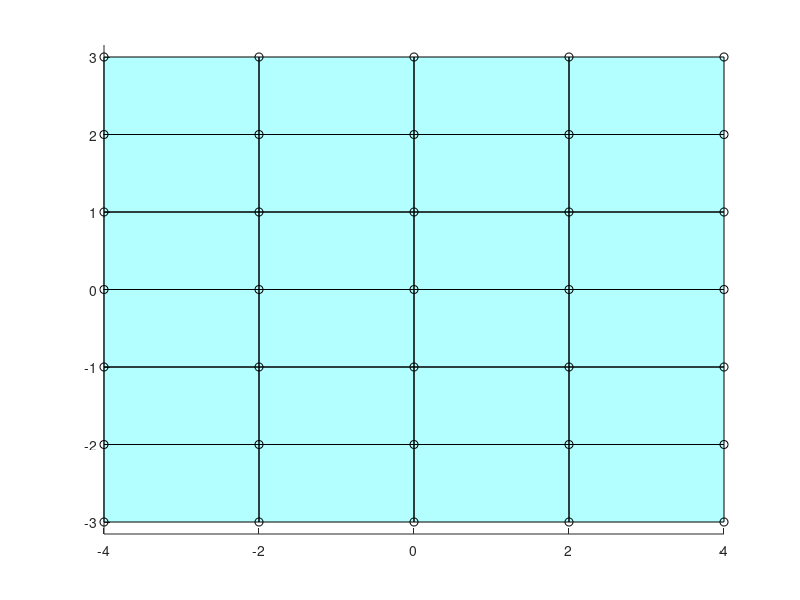

Reproduce this figure in MATLAB. (Note: this script raises an error after producing the figure.)
#Ejer_parcial
clc;
clear all;
model.nnodes=0;
#Armado de la malla
#Armado del rectangulo inferior                    % nodos por lado
xnode_x = -4:2:4;
xnode_y = -3:1:3;

[X,Y] = meshgrid(xnode_x,xnode_y);
X = X';
Y = Y';
xnode= [X(:), Y(:)] ;       % vector nodal

% --- generar icone ---
nelem = (length(xnode_x)-1)*(length(xnode_y)-1);          % cantidad de cuadrados
icone_inf = zeros(nelem,4);
k = 1;
for j = 1:(length(xnode_y)-1)               % filas (en y)
    for i = 1:(length(xnode_x)-1)           % columnas (en x)
        n1 = (j-1)*length(xnode_x) + i;     % nodo abajo-izq
        n2 = n1 + 1;          % nodo abajo-der
        n3 = n2 + length(xnode_x);          % nodo arriba-der
        n4 = n1 + length(xnode_x);          % nodo arriba-izq
        icone (k,:) = [n1 n2 n3 n4];
        k = k + 1;
    end
end

model.nnodes=size(xnode,1);
figure; hold on; axis equal;
patch('Faces',icone,'Vertices',xnode,'FaceColor','cyan','FaceAlpha',0.3);
plot(xnode(:,1), xnode(:,2), 'ko');  # nodos
indice_0=-1;
#Constantes del modelo :
model.k=3*ones(model.nnodes,1);
model.c=0*ones(model.nnodes,1);
model.PHI_n=zeros(model.nnodes,1);
for j = 1:model.nnodes
      model.G(j)= (100*xnode(j,1));
endfor
#Condiciones de borde
DIR=[];
ROB=[];
NEU=[];
for i=1:(model.nnodes)
  #Bordes faciles
  if(xnode(i,2)==-4)#Borde inferior
    NEU=[NEU;i 0 1];
  endif
  if(xnode(i,1)==3)#Borde Derecho
    ROB=[ROB;i 2 10 2];
  endif
  #Borde derecho
  if(xnode(i,2)==4)#Borde superior
    NEU=[NEU;i 0 3];
  endif
  #Borde superior
  if(xnode(i,1)==-4)
    DIR=[DIR;i 20];
  endif
  if(xnode(i,1)==0 && xnode(i,2)==0)
    indice_0=1;
  endif
endfor

model.ts=-1; #Estado estacionario
model.rho=0;
model.cp=0;
model.maxit=100000;
model.tol=0.0001;

[PHI,Q]=fdm2d(xnode,icone,DIR,NEU,ROB,model);
fdm2d_graph_mesh(PHI,Q,xnode,icone,0,0);




